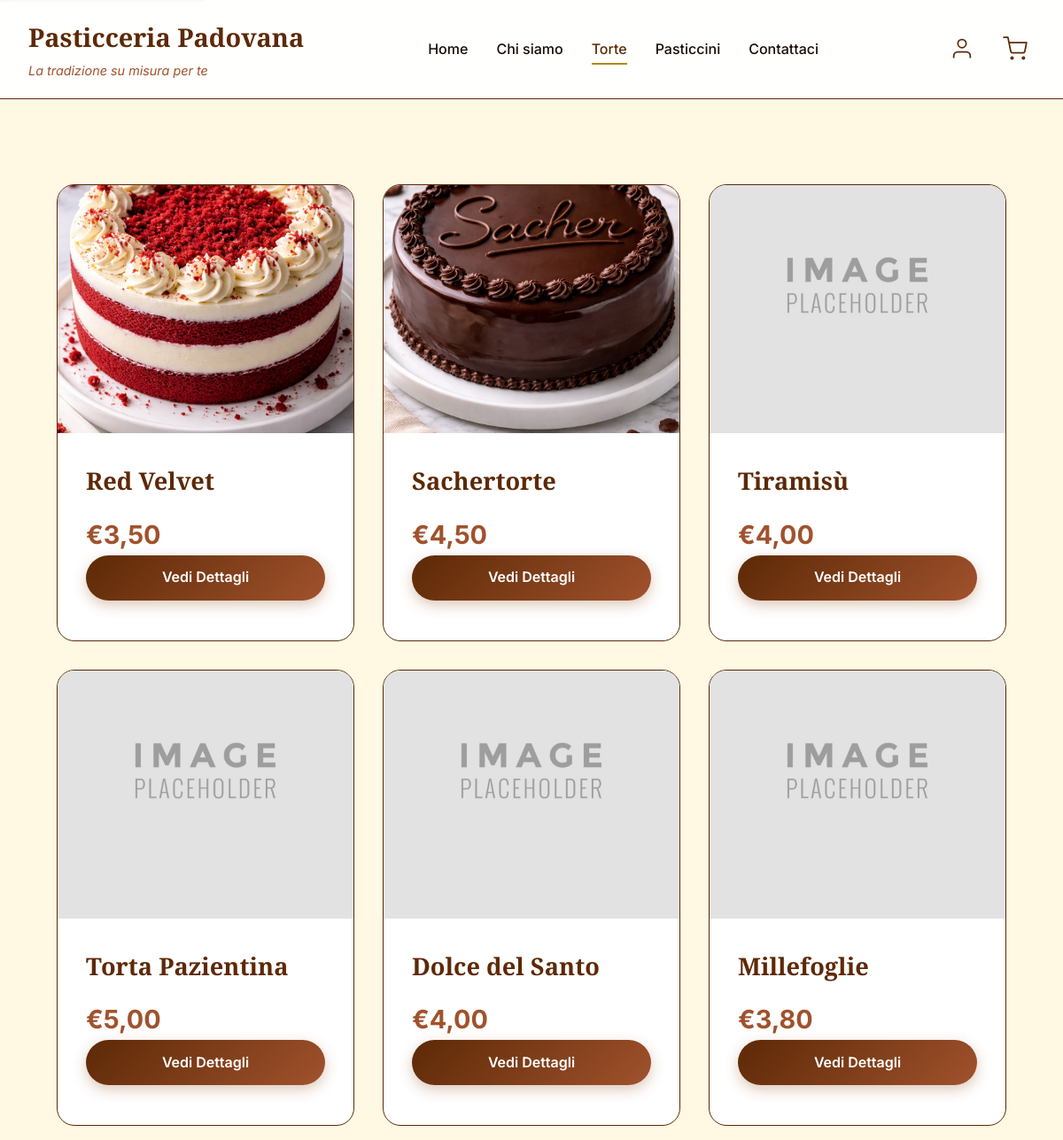
The app's page /torte (upper part), older data.
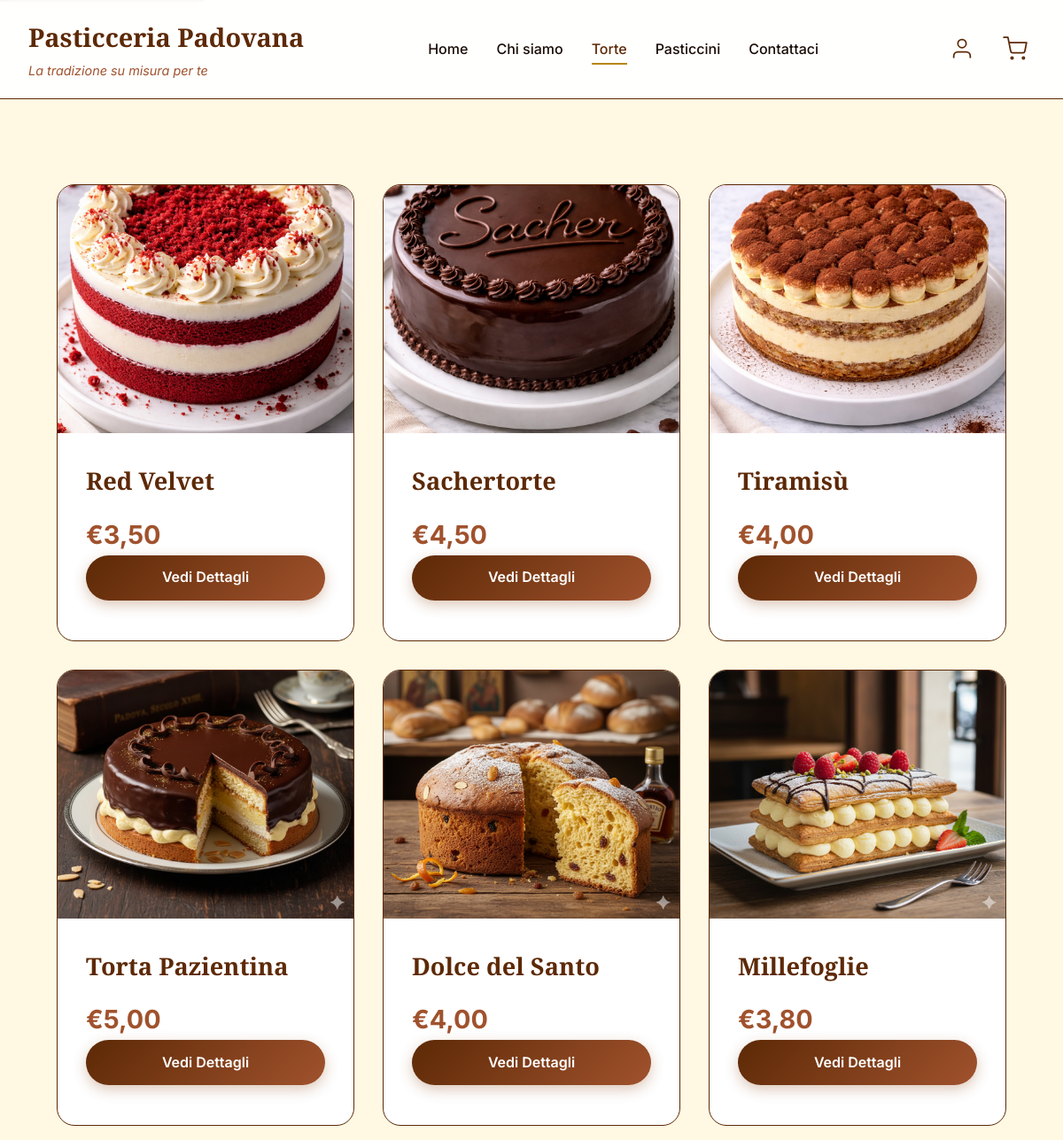
The same page, newer data.
### tables this page shows
CREATE TABLE item (
  id int NOT NULL AUTO_INCREMENT,
  tipo ENUM('torta', 'pasticcino') NOT NULL,     
  nome varchar(30) NOT NULL,
  descrizione varchar(1024),
  prezzo DECIMAL(10,2) NOT NULL,  
  immagine varchar(255),
  testo_alternativo varchar(255),
  attivo boolean NOT NULL DEFAULT TRUE,
  PRIMARY KEY(id)
);

### site/php/dbConnection.php (called while the page is built, shortened)
<?php
class DBAccess{
    private $connection;
    public function openDBConnection(){
        try {
            $host = getenv('MYSQLHOST')     ?: (defined('DB_HOST')     ? DB_HOST     : null);
            $user = getenv('MYSQLUSER')     ?: (defined('DB_USER')     ? DB_USER     : null);
            $pass = getenv('MYSQLPASSWORD') ?: (defined('DB_PASSWORD') ? DB_PASSWORD : null);
            $db   = getenv('MYSQLDATABASE') ?: (defined('DB_NAME')     ? DB_NAME     : null);
            $port = getenv('MYSQLPORT')     ?: (defined('DB_PORT')     ? DB_PORT     : 3306);
            $this->connection = mysqli_connect($host, $user, $pass, $db, (int)$port);
            $this->connection->set_charset("utf8mb4");
            return true;
        } catch (mysqli_sql_exception $e) {
            return false;
        }
    }
    public function getListOfActiveItems($tipo){
        $querySelect = "SELECT id, nome, prezzo, descrizione, immagine, testo_alternativo FROM item WHERE tipo=? AND attivo=TRUE";
        $stmt = mysqli_prepare($this->connection, $querySelect);
        mysqli_stmt_bind_param($stmt, "s", $tipo);
        mysqli_stmt_execute($stmt);
        $queryResult = mysqli_stmt_get_result($stmt);
        $itemsArray = array();
        if (mysqli_num_rows($queryResult) > 0){
            while ($row = mysqli_fetch_assoc($queryResult)){
                array_push($itemsArray, $row);
            }
            return $itemsArray;
        }
    }
}
?>

### site/php/torte-pasticcini.php (the view, shortened to what this page needs)
<?php
require_once "dbConnection.php";
$paginaHTML = file_get_contents( __DIR__ .'/../html/torte-pasticcini.html');
$db = new DBAccess();
$connessione = $db->openDBConnection();
$listaItem= "";
$tipo="";
$titolo="";
$LinkPagina="";
$NessunaDisponibilità="";
if ($page === 'torte'){
    $NessunaDisponibilità="nessuna torta disponibile";
	$tipo="torta";
    $titolo="Le nostre torte";
	$LinkPagina="<li id='currentLink'>Torte</li><li><a href=\"pasticcini\">Pasticcini</a></li>";
}else if ($page === 'pasticcini'){
	$tipo="pasticcino";
	$NessunaDisponibilità="nessun pasticcino disponibile";
    $titolo="I nostri pasticcini";
    $LinkPagina="<li><a href=\"torte\">Torte</a></li><li id='currentLink'>Pasticcini</li>";
}
if($connessione && empty($listaItem)){
    $Items = $db->getListOfActiveItems($tipo);
    if (!empty($Items)){
        $listaItem .= '<ul id="grigliaTorte" class="contenuto">';
        foreach($Items as $Item){
            $imgSrc = !empty($Item['immagine']) ? "site/img/" . $Item['immagine'] : "site/img/placeholder.jpeg";
            $altText = !empty($Item['testo_alternativo']) ? $Item['testo_alternativo'] : "Immagine non disponibile";
            $listaItem .="<li> <article class=\"cardTorta\">
                <a href=\"dettagli?ID=".urlencode($Item['id'])."\" style=\"text-decoration:none; color:inherit;\">
                   <img src=\"" . htmlspecialchars($imgSrc)
                   . "\" alt=\"" . htmlspecialchars($altText) . "\">
                    <div class=\"infoTorta\">
                        <h2>".htmlspecialchars($Item['nome'])."</h2>
                        <span class=\"prezzoTorta\">€".number_format($Item['prezzo'], 2, ',', '.')."</span>
                        <a class=\"pulsanteGenerico\">Vedi Dettagli</a>
                    </div>
                </a>
             </article> </li>";
        }
        $listaItem .= '</ul>';
    }else{
        $listaItem ="<p class='contenuto'>Al momento non abbiamo $NessunaDisponibilità, però se volete chiamarci siamo più che felici di ascoltare la vostra richiesta</p>";
    }
} else {
    http_response_code(500);
    include __DIR__ . '/500.php';
    $listaItem = "<p class='errore contenuto'>I sistemi sono momentaneamente fuori servizio, ci scusiamo per il disagio.</p>";
}
$paginaHTML = str_replace("[grigliaItems]", $listaItem, $paginaHTML);
$paginaHTML = str_replace("[LinkPagina]", $LinkPagina, $paginaHTML);
$paginaHTML = str_replace("[titolo]", $titolo, $paginaHTML);
echo $paginaHTML;
?>

### index.php (shortened to what this page needs)
<?php
$scriptPath = dirname($_SERVER['SCRIPT_NAME']);
$baseUrl = rtrim($scriptPath, '/\\') . '/';
if (isset($_GET['page'])) {
    $page = $_GET['page'];
}
$whitelist = [
    'home'              => ['file' => 'site/html/home.html', 'permesso' => 'public'],
    'chi-siamo'         => ['file' => 'site/html/story.html', 'permesso' => 'public'],
    'contattaci'        => ['file' => 'site/php/contattaci.php', 'permesso' => 'public'],
    'torte'             => ['file' => 'site/php/torte-pasticcini.php', 'permesso' => 'public'],
    'pasticcini'        => ['file' => 'site/php/torte-pasticcini.php', 'permesso' => 'public'],
    'login'             => ['file' => 'site/php/login.php', 'permesso' => 'public'],
    'registrazione'     => ['file' => 'site/php/registrazione.php', 'permesso' => 'public'],
    'dettagli'          => ['file' => 'site/php/dettagli.php', 'permesso' => 'public'],
    'carrello'          => ['file' => 'site/php/carrello.php', 'permesso' => 'public'],
    'area-personale'    => ['file' => 'site/php/areaPersonale.php', 'permesso' => 'user_admin'],
    'checkout'          => ['file' => 'site/php/checkout.php', 'permesso' => 'user_admin'],
    'dettaglio-ordine'  => ['file' => 'site/php/dettagliOrdine.php', 'permesso' => 'user_admin'],
    'logout'            => ['file' => 'site/php/logout.php', 'permesso' => 'user_admin'],
    'conferma-ordine'   => ['file' => 'site/php/confermaOrdine.php', 'permesso' => 'user_admin'],
    'esito-ordine'      => ['file' => 'site/php/esito.php', 'permesso' => 'user_admin'],
    'ordini-amministratore' => ['file' => 'site/php/ordiniAdmin.php', 'permesso' => 'admin'],
    'aggiungi-prodotto'     => ['file' => 'site/php/aggiungiProdotto.php', 'permesso' => 'admin']
];
$info = $whitelist[$page];
$file = __DIR__ . '/' . $info['file'];
if (pathinfo($file, PATHINFO_EXTENSION) === 'php') {
    include $file;
} else {
    echo file_get_contents($file);
}
$contenutoPagina = ob_get_clean();
echo str_replace('[BASE_URL]', $baseUrl, $contenutoPagina);
?>

### site/css/style.css (style rules this page uses)
* { margin: 0; padding: 0; box-sizing: border-box; }
:root { --primary: #5D2906; --primary-light: #A0522D; --bg-cream: #fff9e3; --surface-light: #FFF8E7; --text-dark: #1A0D07; --text-light: #FFFFFF; --accent: #B8860B; --accent-bright: #FFAA00; --error: #B71C1C; --success: #1B5E20; }
body { font-family: 'Inter', sans-serif; color: var(--text-dark); line-height: 1.6; overflow-x: hidden; background-color: var(--bg-cream); }
h1, h2, h3 { font-family: 'Playfair Display', serif; }
header { position: fixed; top: 0; width: 100%; background: rgba(255, 255, 255, 0.95); backdrop-filter: blur(10px); z-index: 1000; box-shadow: 0 2px 20px var(--shadow); transition: all 0.3s ease; border-bottom: 1px solid var(--primary); }
.header-content { max-width: 1400px; margin: 0 auto; padding: 1.2rem 2rem; display: flex; justify-content: space-between; align-items: center; }
#logo h1 { font-size: 1.8rem; color: var(--primary); font-weight: 700; margin-bottom: 0.2rem; }
#logo p { font-size: 0.9rem; color: var(--primary-light); font-style: italic; }
nav#menu { display: flex; align-items: center; }
nav#menu ul { display: flex; gap: 2rem; list-style: none; }
nav#menu a, nav#menu li, nav#menu span { color: var(--text-dark); text-decoration: none; font-weight: 500; position: relative; transition: color 0.3s ease; }
nav#menu a:hover, nav#menu #currentlink, nav#menu #currentLink { color: var(--primary); }
nav#menu a::after, nav#menu #currentlink::after, nav#menu #currentLink::after { content: ''; position: absolute; bottom: -5px; left: 0; width: 0; height: 2px; background: var(--accent); transition: width 0.3s ease; }
nav#menu #currentlink::after, nav#menu #currentLink::after { width: 100%; }
.header-icons { display: flex; gap: 1rem; }
.icon-btn { background: none; border: none; cursor: pointer; padding: 0.5rem; border-radius: 50%; transition: all 0.3s ease; display: flex; align-items: center; justify-content: center; }
.icon-btn svg { width: 28px; height: 28px; stroke: var(--primary); stroke-width: 1.5; transition: stroke 0.3s ease; }
main { margin-top: 80px; min-height: calc(100vh - 400px); padding: 4rem 2rem; }
#grigliaTorte { max-width: 1400px; margin: 0 auto; display: grid; grid-template-columns: repeat(auto-fill, minmax(300px, 1fr)); gap: 2rem; list-style: none; padding: 4rem 2rem; }
.cardTorta { background: white; border-radius: 20px; overflow: hidden; box-shadow: 0 10px 40px var(--shadow); transition: all 0.4s ease; display: flex; flex-direction: column; animation: fadeInUp 0.6s ease backwards; border: 1px solid var(--primary); }
.cardTorta:nth-child(1) { animation-delay: 0.1s; }
.cardTorta > a { text-decoration: none; color: inherit; display: flex; flex-direction: column; height: 100%; }
.cardTorta img { width: 100%; height: 280px; object-fit: cover; object-position: bottom; transition: transform 0.4s ease; }
.infoTorta { padding: 2rem; flex-grow: 1; display: flex; flex-direction: column; }
.infoTorta h2 { font-size: 1.7rem; color: var(--primary); margin-bottom: 1rem; transition: color 0.3s ease; }
.prezzoTorta { font-size: 1.8rem; font-weight: 700; color: var(--primary-light); margin-bottom: 1.5rem; }
.pulsanteGenerico { padding: 0.8rem 1.5rem; background: linear-gradient(135deg, var(--primary) 0%, var(--primary-light) 100%); color: white; border: none; border-radius: 50px; font-weight: 600; font-size: 1rem; cursor: pointer; transition: all 0.3s ease; box-shadow: 0 5px 15px rgba(139, 69, 19, 0.3); text-align: center; display: inline-block; margin-bottom: 0.8rem; }

### site/css/print.css (style rules this page uses)
* { padding: 0em; margin: 0em; }
body { font-family: "Georgia", "Times New Roman", Times, serif; color: black; background: none; font-size: 12pt; line-height: 1.5; overflow-x: hidden; }
nav#menu, button, .back-to-top, .skip-link, .header-icons, #navigazione-footer { display: none; }
h1, h2, h3, h4, h5, h6 { color: black; }
h1 { font-size: 18pt; }
h2 { font-size: 16pt; }
a { text-decoration: none; color: black; }
#logo h1 { font-size: 20pt; color: black; }
#logo p { color: black; }
.header-content { max-width: 100%; padding: 1.2rem 2rem; display: block; }

Row changes from the older to the newer data that the page shows:
changed item "Tiramisù": immagine: picture added in place of a placeholder
changed item "Torta Pazientina": immagine: picture added in place of a placeholder
changed item "Dolce del Santo": immagine: picture added in place of a placeholder
changed item "Millefoglie": immagine: picture added in place of a placeholder
